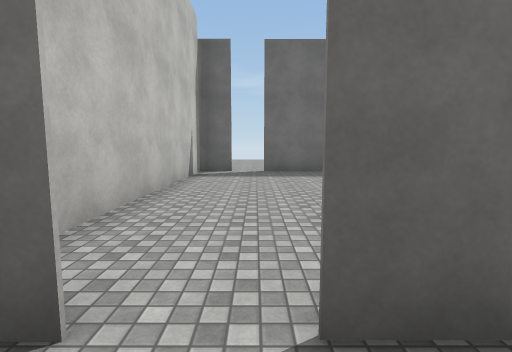
View 1 (above)

16 first-person views from a walk through a scene from a Unity 3-D project. The camera is 1.5 m above the floor, tilts 6° down and sees 85° across. Doors are open. The floor is counted in squares, 2 m on a side. Each view is taken from the middle of a square. On the plan, view 1 faces up. The plan holds only what a view shows up to about 10 squares ahead; the rest is blank. The player is left out. Some animated figures are left out. Surface patterns are stand-ins for the level's own textures.

View 2
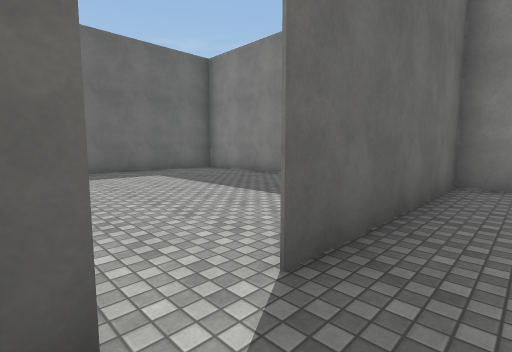

View 3
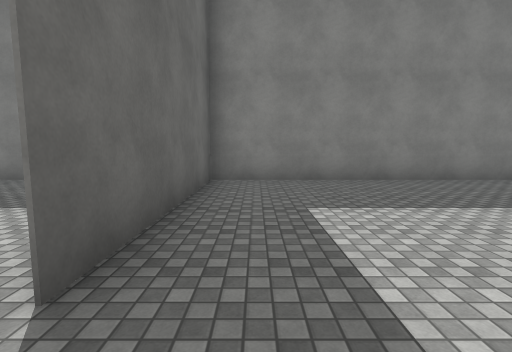

View 4
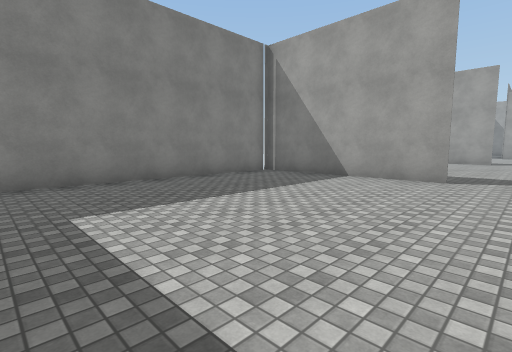

View 5
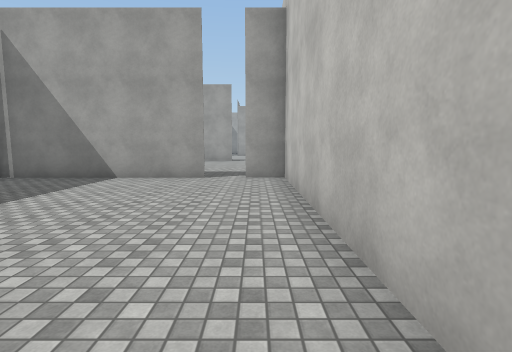

View 6
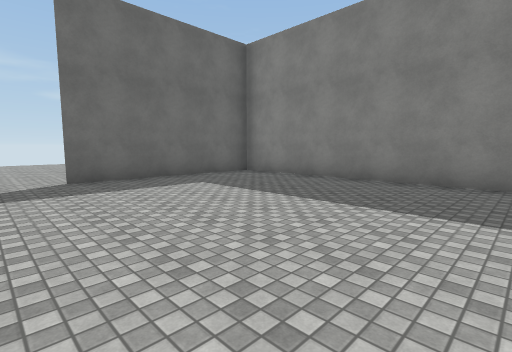

View 7
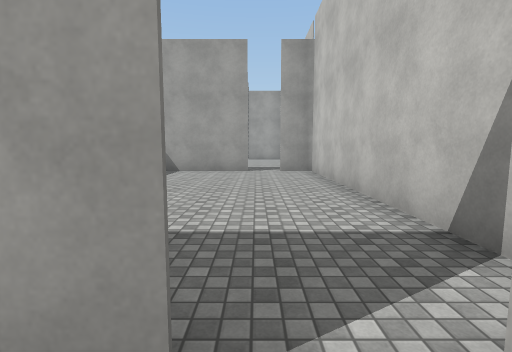

View 8
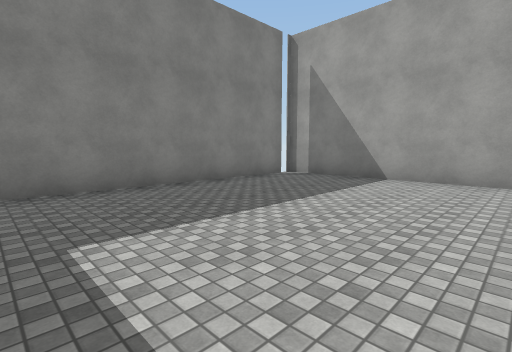

View 9
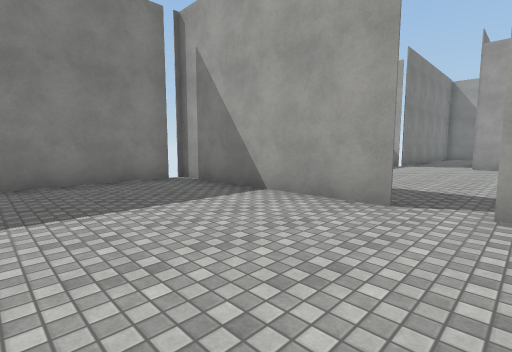

View 10
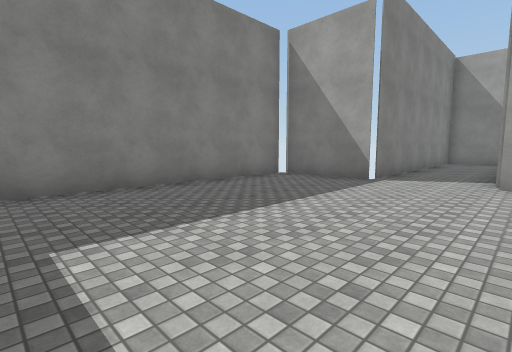

View 11
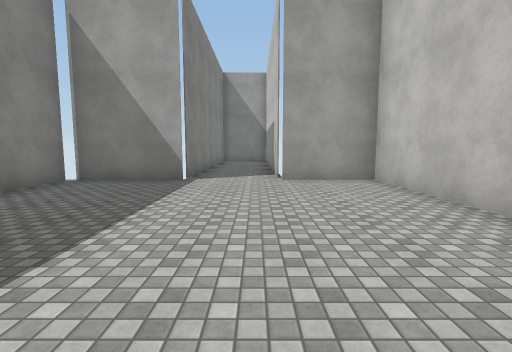

View 12
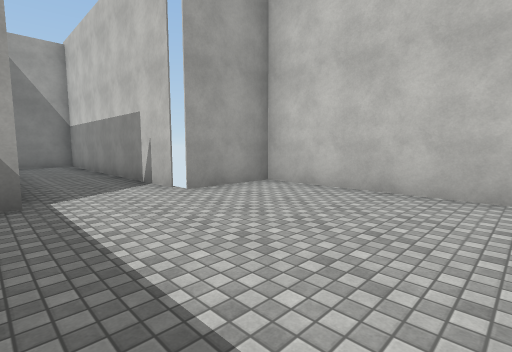

View 13
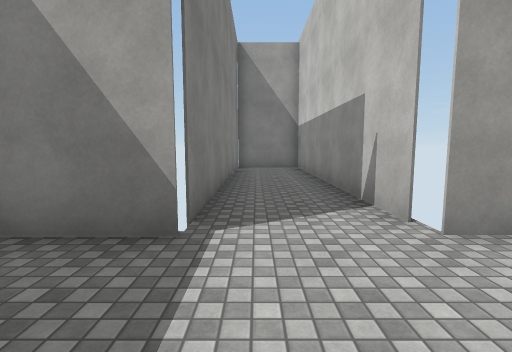

View 14
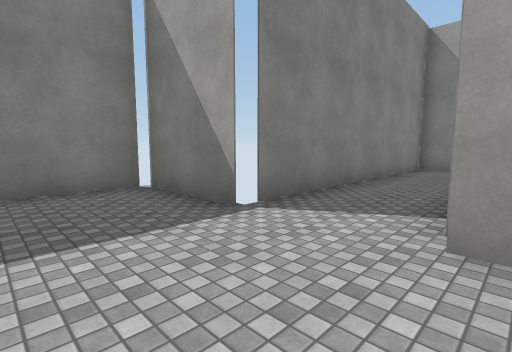

View 15
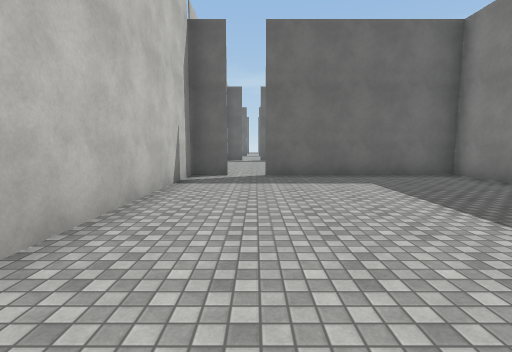

View 16
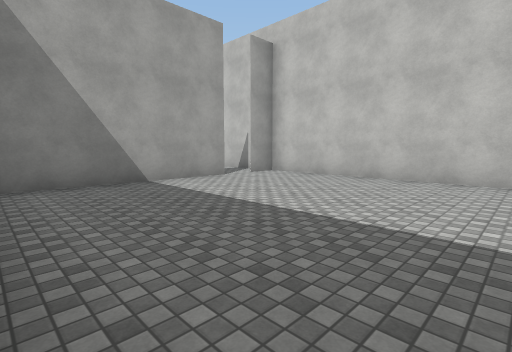

### Floor plan
Points are (right, up) in squares from view 1. A wall is a line through its corners. A room is listed if a view was taken in it or the views show most of it. See-through windows are left out.
Room 1 (views 1, 2, 3, 4, 5, 7)
walls: (0.1, -6.7) (5.2, -6.7) (5.2, 1) (0.1, 1); (-1.7, 0.9) (-1.7, -6.7) (-0.8, -6.7)
ways out: open door at (-0.5, 1) to room 2; open door at (-0.5, -7) to room 3
Room 2 (views 6, 16)
walls: (0.2, 1) (4.9, 1); (-0.8, 8.6) (-1.7, 8.6) (-1.7, 0.9); (5.2, 1) (5.2, 8.6) (0.2, 8.6); (-1.8, 1) (-0.8, 1)
ways out: open door at (-0.5, 1) to room 1; open door at (-0.5, 9)
Room 3 (views 8, 9)
walls: (0.1, -14.6) (5.2, -14.6); (-1.7, -7.8) (-1.7, -14.6) (-0.8, -14.6); (5.2, -15.1) (5.2, -8.1)
ways out: open door at (-0.5, -7) to room 1; open door at (0, -15) to room 4
Room 4 (views 10, 11, 12, 13, 14, 15)
walls: (2.7, -22.3) (5.2, -22.3) (5.2, -15.1); (-0.6, -14.7) (-1.7, -14.7) (-1.7, -22.3) (0.5, -22.3); (5.2, -14.7) (0.2, -14.7)
ways out: open door at (0, -15) to room 3; open door at (1.5, -22) to room 5
Room 5 (no view inside)
walls: (0.5, -22.6) (0.5, -29.9); (0.9, -30.1) (2.7, -30.1) (2.7, -22.3)
ways out: open door at (1.5, -22) to room 4

Where each view was taken, in squares from view 1:
view 1: 0 up, 0 right, facing up
view 2: 0 up, 1 left, facing up-right
view 3: 0 up, 1 left, facing right
view 4: 0 up, 1 left, facing down-right
view 5: 0 up, 1 left, facing down
view 6: 2 up, 1 left, facing up-right
view 7: 6 down, 0 right, facing down
view 8: 8 down, 0 right, facing down-right
view 9: 11 down, 1 left, facing down-right
view 10: 16 down, 0 right, facing down-right
view 11: 16 down, 1 right, facing down
view 12: 18 down, 3 right, facing down-left
view 13: 20 down, 2 right, facing down
view 14: 20 down, 0 right, facing down-right
view 15: 22 down, 0 right, facing up
view 16: 7 up, 5 right, facing down-left
